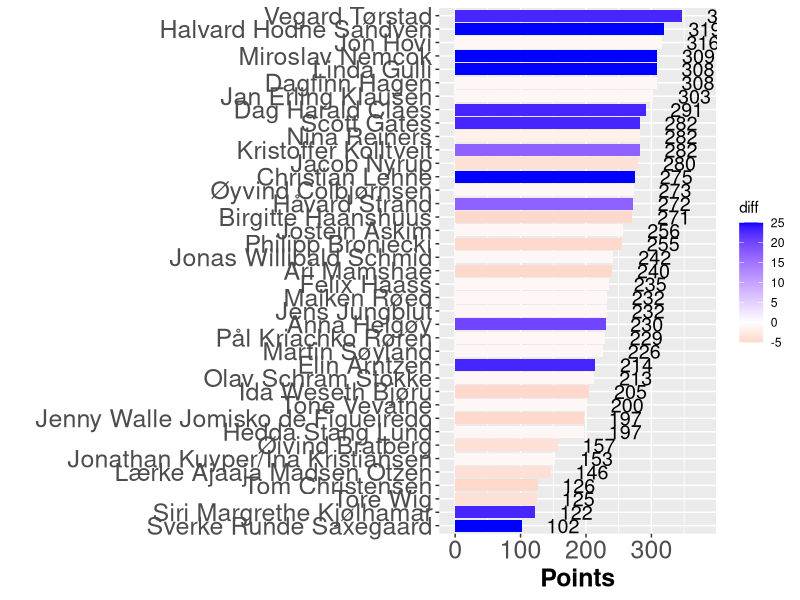

Recreate this plot in R.
## ---- chunk 1

library(tidyverse)
library(igraph)
library(readxl)
library(knitr)

knitr::opts_chunk$set(out.width = "100%")

## ---- chunk 2
#| warning: false

invisible(capture.output(Sys.setlocale()))
nettverk <- readr::read_delim("res18.csv", delim=";", col_names = FALSE, locale = locale(encoding = "UTF-8"))
leaderboard <- tibble::as_tibble(nettverk)

leaderboard <- leaderboard %>% arrange_at(ncol(.), desc)

hbar<-leaderboard 
hbar$diff <- hbar$X19-hbar$X18

ggplot(hbar, aes(x=reorder(X1, X19), y=X19, fill = diff )) + 
    geom_bar(stat = 'identity') + 
    scale_y_continuous(limits = c(-5, 380)) +
    coord_flip() + 
    scale_fill_gradient2(low = "red", high="blue") +
    geom_text(aes(label = X19), hjust=-0.75, size = 5 ) + 
    ylab("Points") +
    xlab(" ") +
    theme(axis.text=element_text(size=18), axis.title=element_text(size=18,face="bold"))
## ---- chunk 3
